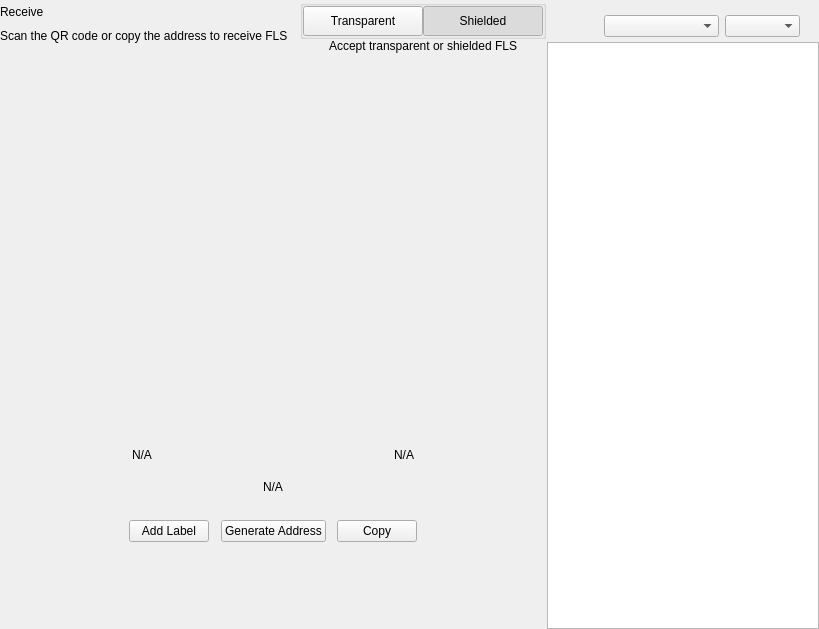
<?xml version="1.0" encoding="UTF-8"?>
<ui version="4.0">
 <class>ReceiveWidget</class>
 <widget class="QWidget" name="ReceiveWidget">
  <property name="geometry">
   <rect>
    <x>0</x>
    <y>0</y>
    <width>819</width>
    <height>629</height>
   </rect>
  </property>
  <property name="minimumSize">
   <size>
    <width>0</width>
    <height>0</height>
   </size>
  </property>
  <property name="windowTitle">
   <string>Form</string>
  </property>
  <layout class="QHBoxLayout" name="horizontalLayout_2" stretch="2,1">
   <property name="spacing">
    <number>0</number>
   </property>
   <property name="leftMargin">
    <number>0</number>
   </property>
   <property name="topMargin">
    <number>0</number>
   </property>
   <property name="rightMargin">
    <number>0</number>
   </property>
   <property name="bottomMargin">
    <number>0</number>
   </property>
   <item>
    <widget class="QWidget" name="left" native="true">
     <layout class="QVBoxLayout" name="verticalLayout_3">
      <property name="leftMargin">
       <number>0</number>
      </property>
      <property name="topMargin">
       <number>0</number>
      </property>
      <property name="rightMargin">
       <number>0</number>
      </property>
      <property name="bottomMargin">
       <number>0</number>
      </property>
      <item>
       <layout class="QVBoxLayout" name="verticalLayout_2">
        <property name="spacing">
         <number>0</number>
        </property>
        <property name="leftMargin">
         <number>0</number>
        </property>
        <item>
         <layout class="QHBoxLayout" name="horizontalLayout_3">
          <property name="spacing">
           <number>0</number>
          </property>
          <item>
           <layout class="QVBoxLayout" name="verticalLayout_4">
            <property name="spacing">
             <number>5</number>
            </property>
            <item>
             <widget class="QLabel" name="labelTitle">
              <property name="text">
               <string>Receive</string>
              </property>
             </widget>
            </item>
            <item alignment="Qt::AlignTop">
             <widget class="QLabel" name="labelSubtitle1">
              <property name="text">
               <string>Scan the QR code or copy the address to receive FLS</string>
              </property>
             </widget>
            </item>
           </layout>
          </item>
          <item>
           <spacer name="horizontalSpacer">
            <property name="orientation">
             <enum>Qt::Horizontal</enum>
            </property>
            <property name="sizeHint" stdset="0">
             <size>
              <width>40</width>
              <height>20</height>
             </size>
            </property>
           </spacer>
          </item>
          <item>
           <widget class="QWidget" name="containerViewPrivacyChecks" native="true">
            <layout class="QVBoxLayout" name="containerPrivacyChecks">
             <property name="spacing">
              <number>0</number>
             </property>
             <property name="leftMargin">
              <number>0</number>
             </property>
             <property name="topMargin">
              <number>0</number>
             </property>
             <property name="rightMargin">
              <number>0</number>
             </property>
             <property name="bottomMargin">
              <number>0</number>
             </property>
             <item alignment="Qt::AlignHCenter|Qt::AlignVCenter">
              <widget class="QGroupBox" name="groupBox">
               <property name="title">
                <string/>
               </property>
               <layout class="QHBoxLayout" name="horizontalLayout_2_1">
                <property name="spacing">
                 <number>0</number>
                </property>
                <property name="leftMargin">
                 <number>0</number>
                </property>
                <property name="topMargin">
                 <number>0</number>
                </property>
                <property name="rightMargin">
                 <number>0</number>
                </property>
                <property name="bottomMargin">
                 <number>0</number>
                </property>
                <item>
                 <widget class="QPushButton" name="pushLeft">
                  <property name="minimumSize">
                   <size>
                    <width>120</width>
                    <height>30</height>
                   </size>
                  </property>
                  <property name="maximumSize">
                   <size>
                    <width>120</width>
                    <height>30</height>
                   </size>
                  </property>
                  <property name="focusPolicy">
                   <enum>Qt::NoFocus</enum>
                  </property>
                  <property name="text">
                   <string>Transparent</string>
                  </property>
                  <property name="checkable">
                   <bool>true</bool>
                  </property>
                  <property name="autoExclusive">
                   <bool>true</bool>
                  </property>
                 </widget>
                </item>
                <item>
                 <widget class="QPushButton" name="pushRight">
                  <property name="minimumSize">
                   <size>
                    <width>120</width>
                    <height>30</height>
                   </size>
                  </property>
                  <property name="maximumSize">
                   <size>
                    <width>120</width>
                    <height>30</height>
                   </size>
                  </property>
                  <property name="focusPolicy">
                   <enum>Qt::NoFocus</enum>
                  </property>
                  <property name="text">
                   <string>Shielded</string>
                  </property>
                  <property name="checkable">
                   <bool>true</bool>
                  </property>
                  <property name="checked">
                   <bool>true</bool>
                  </property>
                  <property name="autoExclusive">
                   <bool>true</bool>
                  </property>
                 </widget>
                </item>
               </layout>
              </widget>
             </item>
             <item alignment="Qt::AlignHCenter|Qt::AlignTop">
              <widget class="QLabel" name="labelSubtitle2">
               <property name="text">
                <string>Accept transparent or shielded FLS</string>
               </property>
               <property name="alignment">
                <set>Qt::AlignRight|Qt::AlignTrailing|Qt::AlignVCenter</set>
               </property>
              </widget>
             </item>
            </layout>
           </widget>
          </item>
         </layout>
        </item>
        <item>
         <spacer name="verticalSpacer_2">
          <property name="orientation">
           <enum>Qt::Vertical</enum>
          </property>
          <property name="sizeType">
           <enum>QSizePolicy::Expanding</enum>
          </property>
          <property name="sizeHint" stdset="0">
           <size>
            <width>20</width>
            <height>50</height>
           </size>
          </property>
         </spacer>
        </item>
        <item alignment="Qt::AlignHCenter">
         <widget class="QWidget" name="layoutQR" native="true">
          <property name="maximumSize">
           <size>
            <width>510</width>
            <height>16777215</height>
           </size>
          </property>
          <layout class="QVBoxLayout" name="verticalLayoutQr">
           <item>
            <spacer name="verticalSpacer11">
             <property name="orientation">
              <enum>Qt::Vertical</enum>
             </property>
             <property name="sizeType">
              <enum>QSizePolicy::Fixed</enum>
             </property>
             <property name="sizeHint" stdset="0">
              <size>
               <width>20</width>
               <height>20</height>
              </size>
             </property>
            </spacer>
           </item>
           <item alignment="Qt::AlignHCenter">
            <widget class="QLabel" name="labelQrImg">
             <property name="minimumSize">
              <size>
               <width>260</width>
               <height>260</height>
              </size>
             </property>
             <property name="maximumSize">
              <size>
               <width>260</width>
               <height>260</height>
              </size>
             </property>
             <property name="text">
              <string/>
             </property>
             <property name="alignment">
              <set>Qt::AlignCenter</set>
             </property>
            </widget>
           </item>
           <item>
            <spacer name="verticalSpacer_21">
             <property name="orientation">
              <enum>Qt::Vertical</enum>
             </property>
             <property name="sizeType">
              <enum>QSizePolicy::Fixed</enum>
             </property>
             <property name="sizeHint" stdset="0">
              <size>
               <width>20</width>
               <height>30</height>
              </size>
             </property>
            </spacer>
           </item>
           <item>
            <widget class="QWidget" name="widget" native="true">
             <property name="minimumSize">
              <size>
               <width>0</width>
               <height>0</height>
              </size>
             </property>
             <layout class="QHBoxLayout" name="horizontalLayout_5">
              <item>
               <widget class="QLabel" name="labelLabel">
                <property name="text">
                 <string notr="true">N/A</string>
                </property>
               </widget>
              </item>
              <item>
               <spacer name="horizontalSpacer_2">
                <property name="orientation">
                 <enum>Qt::Horizontal</enum>
                </property>
                <property name="sizeHint" stdset="0">
                 <size>
                  <width>141</width>
                  <height>20</height>
                 </size>
                </property>
               </spacer>
              </item>
              <item>
               <widget class="QLabel" name="labelDate">
                <property name="text">
                 <string notr="true">N/A</string>
                </property>
                <property name="alignment">
                 <set>Qt::AlignRight|Qt::AlignTrailing|Qt::AlignVCenter</set>
                </property>
               </widget>
              </item>
             </layout>
            </widget>
           </item>
           <item>
            <widget class="QLabel" name="labelAddress">
             <property name="sizePolicy">
              <sizepolicy hsizetype="Expanding" vsizetype="Preferred">
               <horstretch>0</horstretch>
               <verstretch>0</verstretch>
              </sizepolicy>
             </property>
             <property name="minimumSize">
              <size>
               <width>300</width>
               <height>0</height>
              </size>
             </property>
             <property name="text">
              <string notr="true">N/A</string>
             </property>
             <property name="alignment">
              <set>Qt::AlignCenter</set>
             </property>
            </widget>
           </item>
           <item>
            <spacer name="verticalSpacer_4">
             <property name="orientation">
              <enum>Qt::Vertical</enum>
             </property>
             <property name="sizeType">
              <enum>QSizePolicy::Fixed</enum>
             </property>
             <property name="sizeHint" stdset="0">
              <size>
               <width>20</width>
               <height>20</height>
              </size>
             </property>
            </spacer>
           </item>
           <item>
            <layout class="QHBoxLayout" name="horizontalLayout_4">
             <item alignment="Qt::AlignHCenter">
              <widget class="QPushButton" name="pushButtonLabel">
               <property name="focusPolicy">
                <enum>Qt::NoFocus</enum>
               </property>
               <property name="text">
                <string>Add Label</string>
               </property>
              </widget>
             </item>
             <item alignment="Qt::AlignHCenter">
              <widget class="QPushButton" name="pushButtonNewAddress">
               <property name="focusPolicy">
                <enum>Qt::NoFocus</enum>
               </property>
               <property name="text">
                <string>Generate Address</string>
               </property>
              </widget>
             </item>
             <item alignment="Qt::AlignHCenter">
              <widget class="QPushButton" name="pushButtonCopy">
               <property name="focusPolicy">
                <enum>Qt::NoFocus</enum>
               </property>
               <property name="text">
                <string>Copy</string>
               </property>
              </widget>
             </item>
            </layout>
           </item>
           <item>
            <spacer name="verticalSpacer_3">
             <property name="orientation">
              <enum>Qt::Vertical</enum>
             </property>
             <property name="sizeType">
              <enum>QSizePolicy::Expanding</enum>
             </property>
             <property name="sizeHint" stdset="0">
              <size>
               <width>20</width>
               <height>20</height>
              </size>
             </property>
            </spacer>
           </item>
          </layout>
         </widget>
        </item>
        <item>
         <spacer name="verticalSpacer">
          <property name="orientation">
           <enum>Qt::Vertical</enum>
          </property>
          <property name="sizeHint" stdset="0">
           <size>
            <width>20</width>
            <height>40</height>
           </size>
          </property>
         </spacer>
        </item>
       </layout>
      </item>
     </layout>
    </widget>
   </item>
   <item>
    <widget class="QWidget" name="right" native="true">
     <layout class="QVBoxLayout" name="verticalLayout_5">
      <property name="spacing">
       <number>0</number>
      </property>
      <property name="leftMargin">
       <number>1</number>
      </property>
      <property name="topMargin">
       <number>0</number>
      </property>
      <property name="rightMargin">
       <number>0</number>
      </property>
      <property name="bottomMargin">
       <number>0</number>
      </property>
      <item>
       <layout class="QVBoxLayout" name="container_right">
        <property name="spacing">
         <number>0</number>
        </property>
        <property name="leftMargin">
         <number>0</number>
        </property>
        <property name="rightMargin">
         <number>0</number>
        </property>
        <item>
         <layout class="QVBoxLayout" name="verticalLayout">
          <property name="spacing">
           <number>6</number>
          </property>
          <property name="leftMargin">
           <number>19</number>
          </property>
          <property name="rightMargin">
           <number>19</number>
          </property>
          <item>
           <widget class="OptionButton" name="btnRequest" native="true"/>
          </item>
          <item>
           <widget class="OptionButton" name="btnMyAddresses" native="true">
            <property name="sizePolicy">
             <sizepolicy hsizetype="Preferred" vsizetype="Minimum">
              <horstretch>0</horstretch>
              <verstretch>0</verstretch>
             </sizepolicy>
            </property>
           </widget>
          </item>
         </layout>
        </item>
        <item>
         <widget class="QWidget" name="sortWidget" native="true">
          <layout class="QHBoxLayout" name="horizontalLayout_6">
           <property name="leftMargin">
            <number>19</number>
           </property>
           <property name="rightMargin">
            <number>19</number>
           </property>
           <property name="bottomMargin">
            <number>5</number>
           </property>
           <item>
            <spacer name="horizontalSpacer_3">
             <property name="orientation">
              <enum>Qt::Horizontal</enum>
             </property>
             <property name="sizeHint" stdset="0">
              <size>
               <width>40</width>
               <height>20</height>
              </size>
             </property>
            </spacer>
           </item>
           <item>
            <widget class="QComboBox" name="comboBoxSort">
             <property name="sizePolicy">
              <sizepolicy hsizetype="Preferred" vsizetype="Fixed">
               <horstretch>0</horstretch>
               <verstretch>0</verstretch>
              </sizepolicy>
             </property>
             <property name="minimumSize">
              <size>
               <width>115</width>
               <height>0</height>
              </size>
             </property>
            </widget>
           </item>
           <item>
            <widget class="QComboBox" name="comboBoxSortOrder">
             <property name="sizePolicy">
              <sizepolicy hsizetype="Preferred" vsizetype="Fixed">
               <horstretch>0</horstretch>
               <verstretch>0</verstretch>
              </sizepolicy>
             </property>
             <property name="minimumSize">
              <size>
               <width>75</width>
               <height>0</height>
              </size>
             </property>
            </widget>
           </item>
          </layout>
         </widget>
        </item>
        <item>
         <widget class="QListView" name="listViewAddress"/>
        </item>
       </layout>
      </item>
     </layout>
    </widget>
   </item>
  </layout>
 </widget>
 <customwidgets>
  <customwidget>
   <class>OptionButton</class>
   <extends>QWidget</extends>
   <header>qt/fls/optionbutton.h</header>
   <container>1</container>
  </customwidget>
 </customwidgets>
 <resources/>
 <connections/>
</ui>
